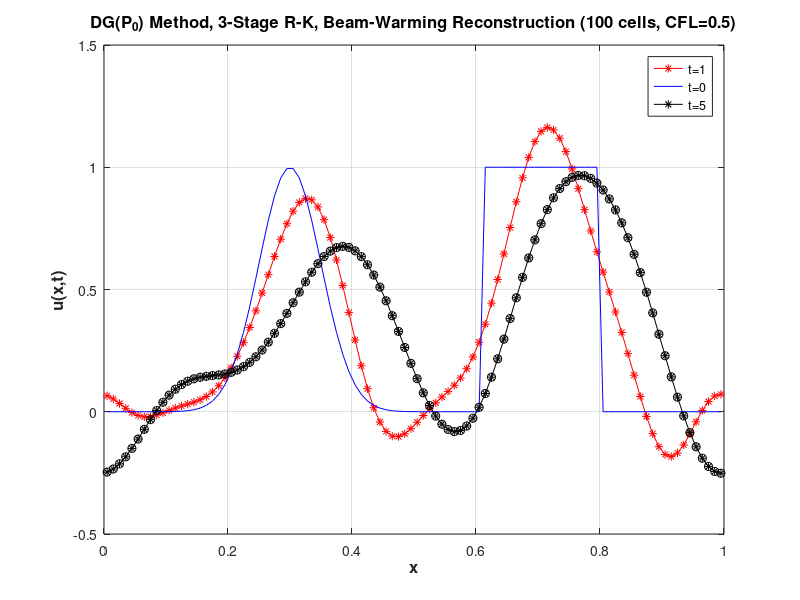

Here is the MATLAB script that generated this plot:
clear all
A = importdata('out.txt',',') 
plot(A(:,1),A(:,2),'-*r')
title('DG(P_0) Method, 3-Stage R-K, Beam-Warming Reconstruction (100 cells, CFL=0.5)','FontSize',12,'FontWeight','bold')
ylabel('u(x,t)','FontSize',12,'FontWeight','bold')
xlabel('x','FontSize',12,'FontWeight','bold')
hold on
grid on
plot(A(:,1),A(:,3),'-b')
plot(A(:,1),A(:,4),'-*k')
plot(A(:,1),A(:,4),'ok')

legend('t=1','t=0','t=5')